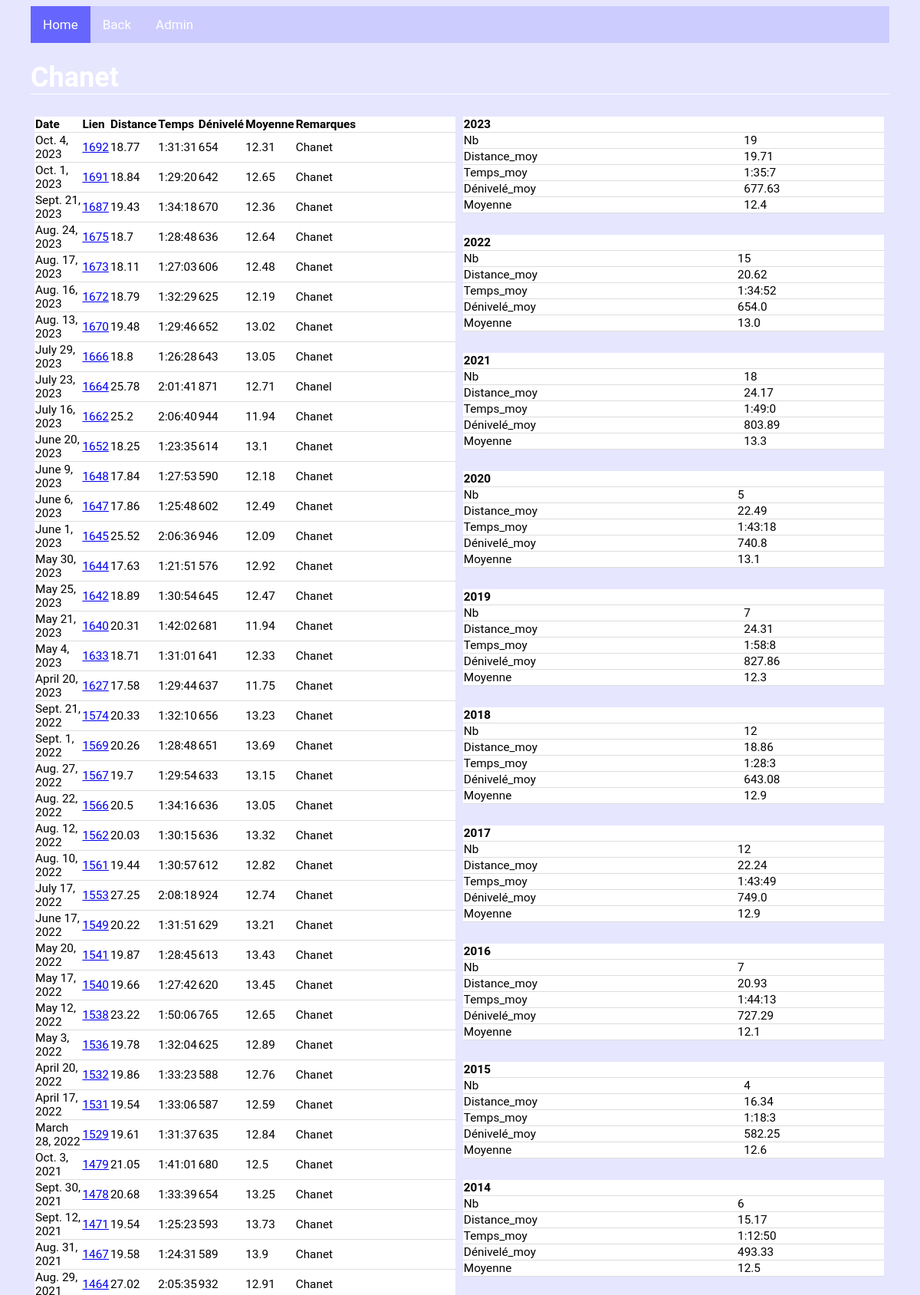
Screenshot of /biketours/tours/21/ (upper part) with the database file from the repository.
### biketours/models.py (models this page shows, shortened)
class BikeTour(models.Model):
    Parcours = models.CharField(max_length=250, default=None)
    Variante = models.CharField(max_length=250, default=None, blank=True, null=True)
    But = models.ForeignKey(But, on_delete=models.CASCADE)
    Type = models.ForeignKey(Type, on_delete=models.CASCADE)
    Descriptif = models.CharField(max_length=1000, default=None, blank=True, null=True)
    Descr_part_1 = models.CharField(max_length=250, default=None, blank=True, null=True)
    Dist_part_1 = models.FloatField(default=None, blank=True, null=True)
    Deniv_part_1 = models.FloatField(default=None, blank=True, null=True)
    Descr_part_2 = models.CharField(max_length=250, default=None, blank=True, null=True)
    Dist_part_2 = models.FloatField(default=None, blank=True, null=True)
    Deniv_part_2 = models.FloatField(default=None, blank=True, null=True)
    Descr_part_3 = models.CharField(max_length=250, default=None, blank=True, null=True)
    Dist_part_3 = models.FloatField(default=None, blank=True, null=True)
    Deniv_part_3 = models.FloatField(default=None, blank=True, null=True)
    Descr_part_4 = models.CharField(max_length=250, default=None, blank=True, null=True)
    Dist_part_4 = models.FloatField(default=None, blank=True, null=True)
    Deniv_part_4 = models.FloatField(default=None, blank=True, null=True)
    Descr_part_5 = models.CharField(max_length=250, default=None, blank=True, null=True)
    Dist_part_5 = models.FloatField(default=None, blank=True, null=True)
    Deniv_part_5 = models.FloatField(default=None, blank=True, null=True)
    Descr_part_6 = models.CharField(max_length=250, default=None, blank=True, null=True)
    Dist_part_6 = models.FloatField(default=None, blank=True, null=True)
    Deniv_part_6 = models.FloatField(default=None, blank=True, null=True)
    Descr_part_7 = models.CharField(max_length=250, default=None, blank=True, null=True)
    Dist_part_7 = models.FloatField(default=None, blank=True, null=True)
    Deniv_part_7 = models.FloatField(default=None, blank=True, null=True)
    Descr_part_8 = models.CharField(max_length=250, default=None, blank=True, null=True)
    Dist_part_8 = models.FloatField(default=None, blank=True, null=True)
    Deniv_part_8 = models.FloatField(default=None, blank=True, null=True)
    Descr_part_9 = models.CharField(max_length=250, default=None, blank=True, null=True)
    Dist_part_9 = models.FloatField(default=None, blank=True, null=True)
    Deniv_part_9 = models.FloatField(default=None, blank=True, null=True)
    Descr_part_10 = models.CharField(max_length=250, default=None, blank=True, null=True)
    Dist_part_10 = models.FloatField(default=None, blank=True, null=True)
    Deniv_part_10 = models.FloatField(default=None, blank=True, null=True)
    def title(self):
        if self.Variante is None:
            return(self.Parcours)
        else :
            return(self.Parcours + " - " + self.Variante)

class Perfo(models.Model):
    Refparcours = models.ForeignKey(BikeTour, blank=True, null=True, on_delete=models.CASCADE)
    Date = models.DateField(default=None)
    Distance = models.FloatField(default=None)
    Temps = models.DurationField(default=None)
    Remarques = models.CharField(max_length=1000, default=None, blank=True, null=True)
    Dénivelé = models.FloatField(default=None, blank=True, null=True)
    Vitesse_max = models.FloatField(default=None, blank=True, null=True)
    FC_moy = models.FloatField(default=None, blank=True, null=True)
    FC_max = models.FloatField(default=None, blank=True, null=True)
    Temps_part_1 = models.DurationField(default=None, blank=True, null=True)
    Temps_part_2 = models.DurationField(default=None, blank=True, null=True)
    Temps_part_3 = models.DurationField(default=None, blank=True, null=True)
    Temps_part_4 = models.DurationField(default=None, blank=True, null=True)
    Temps_part_5 = models.DurationField(default=None, blank=True, null=True)
    Temps_part_6 = models.DurationField(default=None, blank=True, null=True)
    Temps_part_7 = models.DurationField(default=None, blank=True, null=True)
    Temps_part_8 = models.DurationField(default=None, blank=True, null=True)
    Temps_part_9 = models.DurationField(default=None, blank=True, null=True)
    Temps_part_10 = models.DurationField(default=None, blank=True, null=True)
    def moy(self):
        if (self.Distance is None or self.Temps is None) :
            vmoy=None
        else :
            vmoy=round(self.Distance/self.Temps.total_seconds()*3600,2)
        return(vmoy)

### biketours/views.py (the view)
# urls.py: re_path(r"^tours/(?P<tour_id>[0-9]+)/$", views.perf_tours, name="perf_tours"),
def perf_tours(request, tour_id):
    all_perf = Perfo.objects.filter(Refparcours=tour_id).order_by("-Date")
    tour = BikeTour.objects.get(pk=tour_id)
    perf_y=dict()
    for y in all_perf.dates("Date", "year", order="DESC") :
        perf_y[y.year] = agrperfo(all_perf.filter(Date__year=y.year), stat="avg")
    context = {"all_perf":all_perf,
               "perf_y":perf_y,
               "tour":tour}
    return render(request, "biketours/perfo.html" ,context)

### biketours/views.py (called while the page is built, shortened)
def fmt_dct(k, v):  # formatage des résultats agrégés (Nb, Distance_totale/moy, Temps_total/moy, Dénivelé_total/moy)
    if v is None:
        return(v)
    elif re.search("Nb", k) and v is not None:
        return(round(v,0))
    elif re.search("Moy", k) and v is not None:
        return(round(v,1))
    elif (re.search("Distance",k) or re.search("Dénivelé", k)) and v is not None:
        return(format(round(v,2), ","))
    elif re.search("Temps",k) and v is not None:
        s = v.total_seconds()
        hours = s // 3600
        minutes = (s % 3600) // 60
        seconds = s % 60
        return(str(int(hours))+ ":" + str(int(minutes)).zfill(2) + ":" + str(int(seconds))).zfill(2)

def v_moy(qset, suffix): # suffix à introduire manuellement (string)
    if (qset["Distance"+suffix] is None or qset["Temps"+suffix] is None) :
        vmoy=None
    else :
        vmoy=qset["Distance"+suffix]/qset["Temps"+suffix].total_seconds()*3600
    return(vmoy)

def agrperfo(qset, stat="sum", div=3, form=True): # calcul des résultats agrégés (perfo) + mise en forme (! agrégation sur tout le queryset !)
    if stat=="sum":
        res=qset.aggregate(Nb=Count("Distance"), Distance_tot=Sum("Distance"), Temps_tot=Sum("Temps"), Dénivelé_tot=Sum("Dénivelé"))
        res["Moyenne"]=v_moy(res, "_tot")
    if stat=="avg":
        res=qset.aggregate(Nb=Count("Distance"), Distance_moy=Avg("Distance"), Temps_moy=Avg("Temps"), Dénivelé_moy=Avg("Dénivelé"))
        res["Moyenne"]=v_moy(res, "_moy")
    if form :
        res_form={k:fmt_dct(k, v) for k , v in res.items() }
    else :
        res_form=res
    return(res_form)

### biketours/templates/biketours/perfo.html
{% extends 'biketours/base.html' %}
{% block content %}
{% load humanize %}
<h1> {{tour.title}} </h1>
{% if all_perf %}
<div class="row">
	<div class="col_2">
		<table>
			<tr>
				<th>Date</th>
				<th>Lien</th>
				<th>Distance</th>
				<th>Temps</th>
				<th>Dénivelé</th>
				<th>Moyenne</th>
				<th>Remarques</th>
			</tr>
			{% for n in all_perf %}
			<tr>
				<td>{{n.Date}}</td>
				<td><a href="./{{n.pk}}/">{{n.pk}} </a></td>
				<td>{{n.Distance}}</td>
				<td>{{n.Temps}}</td>
				<td>{{n.Dénivelé|floatformat|intcomma}}</td>
				<td>{{n.moy}}</td>
				<td>{{n.Remarques}}</td>
			</tr>
			{% endfor %}
		</table>
	</div>
	<div class="col_2">
		{% for k, v in perf_y.items %}
		<table>
			<tr>
				<th colspan="2">{{k}} </th>
			</tr>
				{% for a, b in v.items %}
				<tr>
					<td>{{a}} </td>
					<td>{{b}} </td>
				</tr>
				{% endfor %}
		</table>
		<br>
		{% endfor %}
	</div>
</div>
{% else %}
	<h1> C'est vide ? .... </h1>
{% endif %}
{% endblock %}

### biketours/static/biketours/mystyle.css (style rules this page uses)
table { width: 100%; border-bottom: 1px solid #ddd; border-collapse: collapse; text-align: left; background-color: white; font-size:80%; table-layout: auto; }
th, td { border-bottom: 1px solid #ddd; border-collapse: collapse; text-align: left; background-color: white; font-size:80%; }
h1 { color: white; font-size:150%; border-bottom: 1px solid white; }
.col_2 { float:left; width:49%; padding:5px; }
.row:after { content:""; display:table; clear:both; }

### rows the page displays
BikeTour: title "Chanet"
Perfo: Date "Oct. 4, 2023", pk "1692", Distance "18.77", Temps "1:31:31", Dénivelé "654", moy "12.31", Remarques "Chanet"
Perfo: Date "Oct. 1, 2023", pk "1691", Distance "18.84", Temps "1:29:20", Dénivelé "642", moy "12.65", Remarques "Chanet"
Perfo: Date "Sept. 21, 2023", pk "1687", Distance "19.43", Temps "1:34:18", Dénivelé "670", moy "12.36", Remarques "Chanet"
Perfo: Date "Aug. 24, 2023", pk "1675", Distance "18.7", Temps "1:28:48", Dénivelé "636", moy "12.64", Remarques "Chanet"
Perfo: Date "Aug. 17, 2023", pk "1673", Distance "18.11", Temps "1:27:03", Dénivelé "606", moy "12.48", Remarques "Chanet"
Perfo: Date "Aug. 16, 2023", pk "1672", Distance "18.79", Temps "1:32:29", Dénivelé "625", moy "12.19", Remarques "Chanet"
Perfo: Date "Aug. 13, 2023", pk "1670", Distance "19.48", Temps "1:29:46", Dénivelé "652", moy "13.02", Remarques "Chanet"
Perfo: Date "July 29, 2023", pk "1666", Distance "18.8", Temps "1:26:28", Dénivelé "643", moy "13.05", Remarques "Chanet"
Perfo: Date "July 23, 2023", pk "1664", Distance "25.78", Temps "2:01:41", Dénivelé "871", moy "12.71", Remarques "Chanel"
Perfo: Date "July 16, 2023", pk "1662", Distance "25.2", Temps "2:06:40", Dénivelé "944", moy "11.94", Remarques "Chanet"
Perfo: Date "June 20, 2023", pk "1652", Distance "18.25", Temps "1:23:35", Dénivelé "614", moy "13.1", Remarques "Chanet"
Perfo: Date "June 9, 2023", pk "1648", Distance "17.84", Temps "1:27:53", Dénivelé "590", moy "12.18", Remarques "Chanet"
Perfo: Date "June 6, 2023", pk "1647", Distance "17.86", Temps "1:25:48", Dénivelé "602", moy "12.49", Remarques "Chanet"
Perfo: Date "June 1, 2023", pk "1645", Distance "25.52", Temps "2:06:36", Dénivelé "946", moy "12.09", Remarques "Chanet"
Perfo: Date "May 30, 2023", pk "1644", Distance "17.63", Temps "1:21:51", Dénivelé "576", moy "12.92", Remarques "Chanet"
Perfo: Date "May 25, 2023", pk "1642", Distance "18.89", Temps "1:30:54", Dénivelé "645", moy "12.47", Remarques "Chanet"
Perfo: Date "May 21, 2023", pk "1640", Distance "20.31", Temps "1:42:02", Dénivelé "681", moy "11.94", Remarques "Chanet"
Perfo: Date "May 4, 2023", pk "1633", Distance "18.71", Temps "1:31:01", Dénivelé "641", moy "12.33", Remarques "Chanet"
Perfo: Date "April 20, 2023", pk "1627", Distance "17.58", Temps "1:29:44", Dénivelé "637", moy "11.75", Remarques "Chanet"
Perfo: Date "Sept. 21, 2022", pk "1574", Distance "20.33", Temps "1:32:10", Dénivelé "656", moy "13.23", Remarques "Chanet"
Perfo: Date "Sept. 1, 2022", pk "1569", Distance "20.26", Temps "1:28:48", Dénivelé "651", moy "13.69", Remarques "Chanet"
Perfo: Date "Aug. 27, 2022", pk "1567", Distance "19.7", Temps "1:29:54", Dénivelé "633", moy "13.15", Remarques "Chanet"
Perfo: Date "Aug. 22, 2022", pk "1566", Distance "20.5", Temps "1:34:16", Dénivelé "636", moy "13.05", Remarques "Chanet"
Perfo: Date "Aug. 12, 2022", pk "1562", Distance "20.03", Temps "1:30:15", Dénivelé "636", moy "13.32", Remarques "Chanet"
Perfo: Date "Aug. 10, 2022", pk "1561", Distance "19.44", Temps "1:30:57", Dénivelé "612", moy "12.82", Remarques "Chanet"
Perfo: Date "July 17, 2022", pk "1553", Distance "27.25", Temps "2:08:18", Dénivelé "924", moy "12.74", Remarques "Chanet"
Perfo: Date "June 17, 2022", pk "1549", Distance "20.22", Temps "1:31:51", Dénivelé "629", moy "13.21", Remarques "Chanet"
Perfo: Date "May 20, 2022", pk "1541", Distance "19.87", Temps "1:28:45", Dénivelé "613", moy "13.43", Remarques "Chanet"
Perfo: Date "May 17, 2022", pk "1540", Distance "19.66", Temps "1:27:42", Dénivelé "620", moy "13.45", Remarques "Chanet"
Perfo: Date "May 12, 2022", pk "1538", Distance "23.22", Temps "1:50:06", Dénivelé "765", moy "12.65", Remarques "Chanet"
Perfo: Date "May 3, 2022", pk "1536", Distance "19.78", Temps "1:32:04", Dénivelé "625", moy "12.89", Remarques "Chanet"
Perfo: Date "April 20, 2022", pk "1532", Distance "19.86", Temps "1:33:23", Dénivelé "588", moy "12.76", Remarques "Chanet"
Perfo: Date "April 17, 2022", pk "1531", Distance "19.54", Temps "1:33:06", Dénivelé "587", moy "12.59", Remarques "Chanet"
Perfo: Date "March 28, 2022", pk "1529", Distance "19.61", Temps "1:31:37", Dénivelé "635", moy "12.84", Remarques "Chanet"
Perfo: Date "Oct. 3, 2021", pk "1479", Distance "21.05", Temps "1:41:01", Dénivelé "680", moy "12.5", Remarques "Chanet"
Perfo: Date "Sept. 30, 2021", pk "1478", Distance "20.68", Temps "1:33:39", Dénivelé "654", moy "13.25", Remarques "Chanet"
Perfo: Date "Sept. 12, 2021", pk "1471", Distance "19.54", Temps "1:25:23", Dénivelé "593", moy "13.73", Remarques "Chanet"
Perfo: Date "Aug. 31, 2021", pk "1467", Distance "19.58", Temps "1:24:31", Dénivelé "589", moy "13.9", Remarques "Chanet"
Perfo: pk "1464", Distance "27.02", Temps "2:05:35", Dénivelé "932", moy "12.91", Remarques "Chanet"

### other values shown
{{ k }} "2023" "2022" "2021" "2020" "2019" "2018" "2017" "2016" "2015" "2014"
{{ a }} "Nb" "Distance_moy" "Temps_moy" "Dénivelé_moy" "Moyenne" "Nb" "Distance_moy" "Temps_moy" "Dénivelé_moy" "Moyenne" "Nb" "Distance_moy" "Temps_moy" "Dénivelé_moy" "Moyenne" "Nb" "Distance_moy" "Temps_moy" "Dénivelé_moy" "Moyenne" "Nb" "Distance_moy" "Temps_moy" "Dénivelé_moy" "Moyenne" "Nb" "Distance_moy" "Temps_moy" "Dénivelé_moy" "Moyenne" "Nb" "Distance_moy" "Temps_moy" "Dénivelé_moy" "Moyenne" "Nb" "Distance_moy" "Temps_moy" "Dénivelé_moy" "Moyenne" "Nb" "Distance_moy" "Temps_moy" "Dénivelé_moy" "Moyenne" "Nb" "Distance_moy" "Temps_moy" "Dénivelé_moy" "Moyenne"
{{ b }} "19" "19.71" "1:35:7" "677.63" "12.4" "15" "20.62" "1:34:52" "654.0" "13.0" "18" "24.17" "1:49:0" "803.89" "13.3" "5" "22.49" "1:43:18" "740.8" "13.1" "7" "24.31" "1:58:8" "827.86" "12.3" "12" "18.86" "1:28:3" "643.08" "12.9" "12" "22.24" "1:43:49" "749.0" "12.9" "7" "20.93" "1:44:13" "727.29" "12.1" "4" "16.34" "1:18:3" "582.25" "12.6" "6" "15.17" "1:12:50" "493.33" "12.5"
